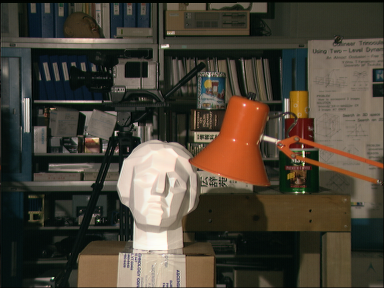
#> input picture Test/tsukuba_l.png, 384 x 288 px
$ jupyter execute DisparityTest.ipynb
#> lines starting #> are read from the running program, lines starting #| are printed output that depends on the picture
# Disparity Map test
In this file I tested two implementation for computing the disparity map, comparing the result with the openCV method.

[cell 1]
import numpy as np
import cv2
from matplotlib import pyplot as plt
import sys

## Dataset

[cell 2]
imgL = cv2.imread('tsukuba_l.png',0)
#> imgL: shape (288, 384); min 0, max 253, mean 67.8
imgR = cv2.imread('tsukuba_r.png',0)
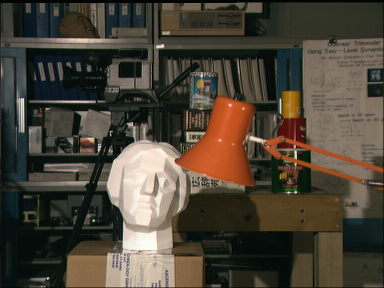
#> input picture Test/tsukuba_r.png, 384 x 288 px
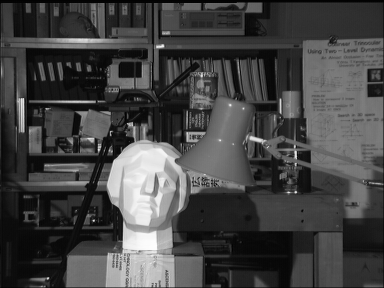
#> imgR: shape (288, 384); min 0, max 253, mean 68.2

plt.figure(figsize=(10,5))
plt.subplot(1,2,1)
plt.imshow(imgL, 'gray')
plt.subplot(1,2,2)
plt.imshow(imgR, 'gray')
plt.show()
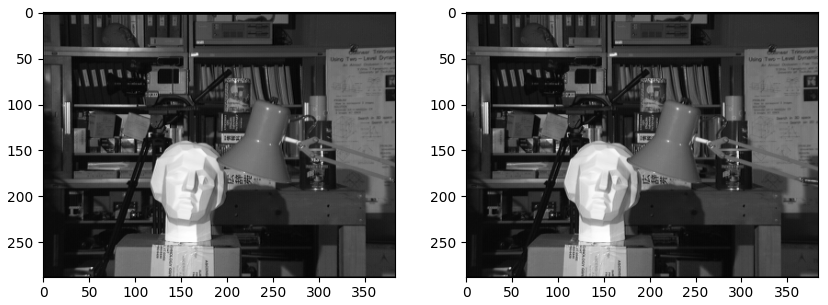
#> figure drawn by matplotlib, 2 panels

## Expected result (openCV method)

[cell 3]
stereo = cv2.StereoBM_create(numDisparities=16, blockSize=15)
opencv_disparity = stereo.compute(imgL,imgR)
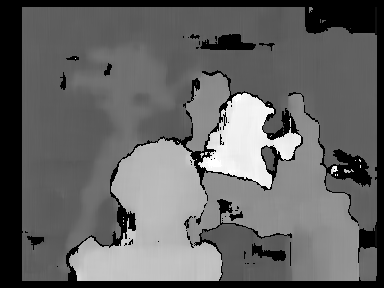
#> opencv_disparity: shape (288, 384) int16; min -16, max 240, mean 85; drawn with min black and max white

plt.figure(figsize=(10,20))
plt.imshow(opencv_disparity,'gray')
plt.show()

## First implementation

[cell 4]
def SAD(window1, window2):
    return np.sum(np.abs(window1 - window2))

[cell 5]
disparity_range = range(0, 16)

# Dissimilarity/Similarity measure
M_SAD = 0
M_SSD = 1
M_NCC = 2
M_ZNCC = 3

def computeDisparityMap(left_image, right_image, area_size, block_size, disparity_range=disparity_range):

    # Check parameters
#> called with area_size = 200, block_size = 15
    if (block_size%2 != 1 |
        block_size==1 |
        block_size > left_image.shape[0] |
        block_size > left_image.shape[1]):
        raise Exception("block_size must be odd, greater than 1, and be not larger than image width or height")

    if (area_size > left_image.shape[0] |
        area_size > left_image.shape[1]):
        raise Exception("area_size must not be larger than the image width or height")

    disparity_map = np.zeros((left_image.shape[0], left_image.shape[1]), dtype=int)
    left_image_f = np.float32(left_image)
    right_image_f = np.float32(right_image)

    n = block_size // 2      #block_size = 2n+1

    v_min = (left_image.shape[0]-area_size)//2
#> v_min = 44
    v_max = (left_image.shape[0]+area_size)//2
#> v_max = 244
    u_min = (left_image.shape[1]-area_size)//2
#> u_min = 92
    u_max = (left_image.shape[1]+area_size)//2
#> u_max = 292


    for v in range(v_min, v_max):
        for u in range(u_min, u_max):
            # variables to store the best value
            best_value = 0
            u_R = 0
            best_value = sys.maxsize

            # We will use the left image as the reference image
            template = left_image_f[v-n:v+n+1, u-n:u+n+1]

            for i in disparity_range:
                # compute the similarity or dissimilarity between two windows
                # we will slide over the left
                window = right_image_f[v-n:v+n+1, u-n-i:u+n-i+1]

                sad = SAD(template, window)
                if sad < best_value:
                    best_value = sad
                    u_R = u-i

            disparity_map[v,u] = u-u_R   #left - right
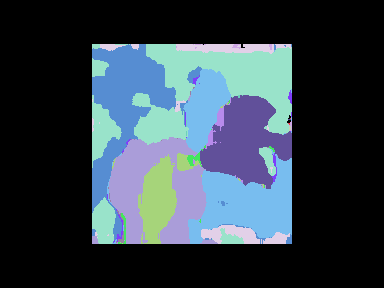
#> disparity_map: shape (288, 384) int64; 16 distinct labels, from 0 to 15; one colour per label, 0 black

    return disparity_map[v_min:v_max, u_min:u_max]
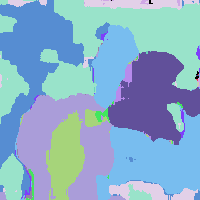
#> returned value: shape (200, 200) int64; 16 distinct labels, from 0 to 15; one colour per label, 0 black

[cell 6]
disparity_map = computeDisparityMap(imgL, imgR, area_size=200, block_size=15, disparity_range=range(0,16))

plt.figure(figsize=(10,20))
plt.imshow(disparity_map, "gray")
plt.show()

## Fast implementation
(based on https://sites.google.com/site/5kk73gpu2010/assignments/stereo-vision#TOC-Update-Disparity-Map)

[cell 7]
disparity_range = range(0, 16)

def computeFastDisparityMap(left_image, right_image, area_size, block_size, disparity_range=disparity_range):

    # Check parameters
#> called with area_size = 200, block_size = 15
    if (block_size%2 != 1 |
        block_size==1 |
        block_size > left_image.shape[0] |
        block_size > left_image.shape[1]):
        raise Exception("block_size must be odd, greater than 1, and be not larger than image width or height")

    if (area_size > left_image.shape[0] |
        area_size > left_image.shape[1]):
        raise Exception("area_size must not be larger than the image width or height")

    kernel = np.ones([block_size, block_size])
    sad_maps = np.zeros([area_size, area_size, len(disparity_range)])
    left_image_f = np.float32(left_image)
    right_image_f = np.float32(right_image)

    # Translate the image and crop, in order to obtain a central area_size x area_size pixels area
    left_translation = np.float32([[1, 0, -(left_image.shape[1]-area_size)//2],
                              [0, 1, -(left_image.shape[0]-area_size)//2]])
#> left_translation = [[1, 0, -92], [0, 1, -44]]

    left_ROI = cv2.warpAffine(left_image_f, left_translation, (area_size, area_size))
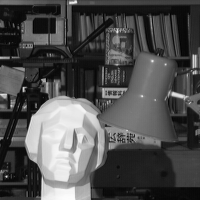
#> left_ROI: shape (200, 200) float32; min 0, max 252, mean 78.3

    for i in disparity_range:
        # The right image must be shifted each for loop
        right_translation = left_translation + ([[0,0,i],[0,0,0]])
        right_ROI = cv2.warpAffine(right_image_f, right_translation, (area_size, area_size))

        # Calculate absolute differences
        absolute_differences = np.abs(left_ROI - right_ROI)

        # Convolve with kernel and compute SAD at each point
        sad_map = cv2.filter2D(
            src = absolute_differences,
            ddepth = -1,
            kernel = kernel,
            borderType=cv2.BORDER_ISOLATED)
        sad_maps[:, :, i-disparity_range[0]] = sad_map
#> this loop made 16 passes
#> pass 1, in computeFastDisparityMap, `absolute_differences = np.abs(left_ROI - right_ROI)`:
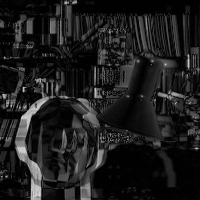
#> absolute_differences: shape (200, 200) float32; min 0, max 226, mean 29.2
#> pass 1, in computeFastDisparityMap, `sad_map = cv2.filter2D( src = absolute_differences, ddepth = -1, kerne..`:
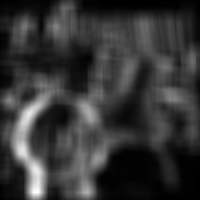
#> sad_map: shape (200, 200) float32; min 105, max 29698, mean 6418.7; drawn with min black and max white
#> pass 2, in computeFastDisparityMap, `right_ROI = cv2.warpAffine(right_image_f, right_translation, (area_siz..`:
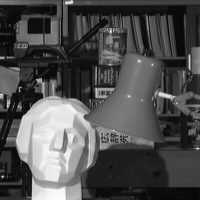
#> right_ROI: shape (200, 200) float32; min 0, max 253, mean 78.5

    # The disparity values are the indices of the minimum sad values, plus the starting value
    # of the disparity range
    disparity_map = np.argmin(sad_maps, axis=-1)
#> disparity_map: shape (200, 200) int64; 16 distinct labels, from 0 to 15
    disparity_map += disparity_range[0]

    return disparity_map
